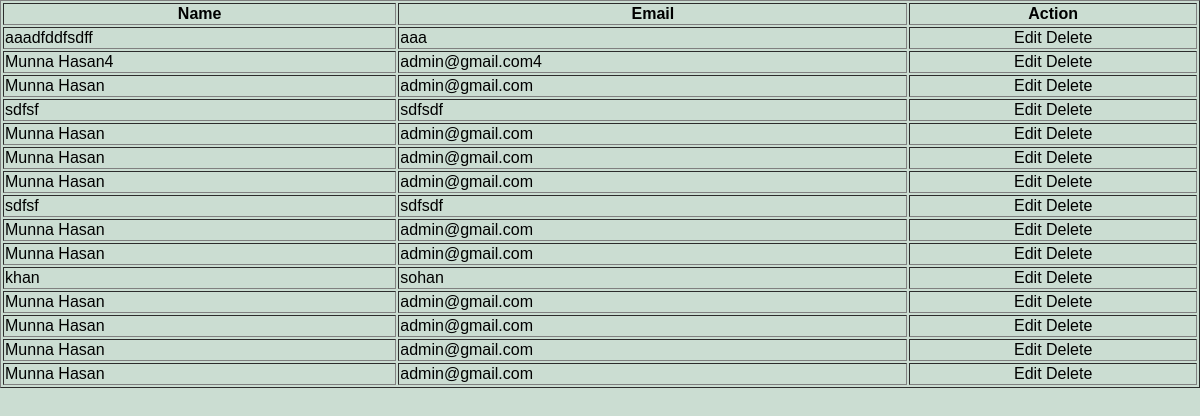
The app's page /load.php with its own data.
### tables this page shows
CREATE TABLE `ajax` (
  `id` int(255) NOT NULL,
  `name` varchar(255) NOT NULL,
  `email` varchar(255) NOT NULL
);

### include/functions.php (called while the page is built, shortened)
<?php ob_start();
require('database.php');
function _getAll($table){
global $conn;
$query = "SELECT * FROM $table";
return mysqli_query($conn,$query);
}
?>

### load.php (the view, shortened to what this page needs)
<?php include('common/header.php');?>
<?php
$data = _getAll("ajax");
    $output = "<table border='1px solid gray' width='100%'>
        <tr>
            <th>Name</th>
            <th>Email</th>
            <th>Action</th>
        </tr>";
        while($row = mysqli_fetch_assoc($data)){
            $output .= "<tr>
            <td>{$row['name']}</td>
            <td>{$row['email']}</td>
            <td style='text-align:center;'>
            <a id='edit_btn' data-eid='{$row["id"]}'>Edit</a>
            <a id='delete_btn' data-id='{$row["id"]}'>Delete</a>
            </td>
            </tr>";
        }
    $output .= "</table>";
    echo $output;
?>

### common/header.php (shortened to what this page needs)
<?php include('include/functions.php');
?>
<!DOCTYPE html>
<html lang="en">
<head>
  <link rel="stylesheet" href="css/style.css" type="text/css" media="all" />
  <link rel="stylesheet" href="css/custom.css" type="text/css" media="all" />
</head>
<body>

### css/style.css (style rules this page uses)
body { font-family: arial; background: #cbddd2; padding:0; margin: 0; }

### records on screen
ajax: name "aaadfddfsdff", email "aaa"
ajax: name "Munna Hasan4", email "admin@gmail.com4"
ajax: name "Munna Hasan", email "admin@gmail.com"
ajax: name "sdfsf", email "sdfsdf"
ajax: name "Munna Hasan", email "admin@gmail.com"
ajax: name "Munna Hasan", email "admin@gmail.com"
ajax: name "Munna Hasan", email "admin@gmail.com"
ajax: name "sdfsf", email "sdfsdf"
ajax: name "Munna Hasan", email "admin@gmail.com"
ajax: name "Munna Hasan", email "admin@gmail.com"
ajax: name "khan", email "sohan"
ajax: name "Munna Hasan", email "admin@gmail.com"
ajax: name "Munna Hasan", email "admin@gmail.com"
ajax: name "Munna Hasan", email "admin@gmail.com"
ajax: name "Munna Hasan", email "admin@gmail.com"
